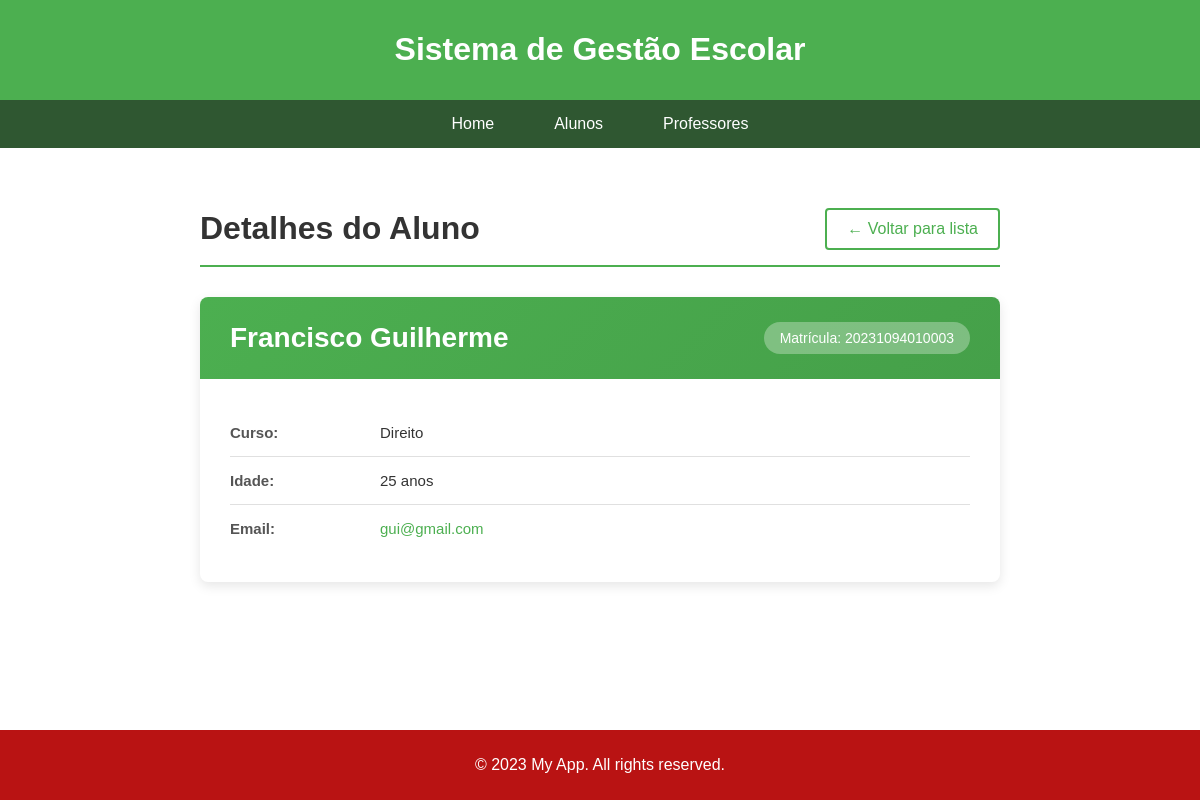
/alunos/3/, run on the app's committed database.
### alunos/models.py (models this page shows, shortened)
class Aluno(models.Model):
    matricula = models.CharField(max_length=20)
    nome = models.CharField(max_length=100)
    idade = models.IntegerField()
    curso = models.CharField(max_length=100)
    email = models.EmailField()
    created_at = models.DateTimeField(auto_now_add=True)
    updated_at = models.DateTimeField(auto_now=True)

### alunos/views.py (the view)
# urls.py: path('<int:id>/', views.aluno_detalhe, name='aluno_detalhe'),
def aluno_detalhe(request, id):
    aluno = get_object_or_404(Aluno, id=id)
    return render(
        request,'aluno/aluno_detail.html',{'aluno': aluno})

### alunos/templates/aluno/aluno_detail.html
{% extends "base.html" %}
{% load static %}
{% block extra_head %}
    <link rel="stylesheet" href="{% static 'css/alunos.css' %}">
{% endblock %}
{% block content %}
    <div class="detail-container">
        <div class="detail-header">
            <h1>Detalhes do Aluno</h1>
            <a href="{% url 'alunos:alunos_list' %}" class="btn-back">← Voltar para lista</a>
        </div>
        <div class="detail-card">
            <div class="card-header">
                <h2>{{ aluno.nome }}</h2>
                <span class="badge">Matrícula: {{ aluno.matricula }}</span>
            </div>
            <div class="card-body">
                <div class="info-row">
                    <span class="info-label">Curso:</span>
                    <span class="info-value">{{ aluno.curso }}</span>
                </div>
                <div class="info-row">
                    <span class="info-label">Idade:</span>
                    <span class="info-value">{{ aluno.idade }} anos</span>
                </div>
                <div class="info-row">
                    <span class="info-label">Email:</span>
                    <span class="info-value"><a href="mailto:{{ aluno.email }}">{{ aluno.email }}</a></span>
                </div>
            </div>
        </div>
    </div>
{% endblock %}

### static/css/style.css (style rules this page uses)
html { height: 100%; }
body { margin: 0; padding: 0; font-family: Arial, sans-serif; min-height: 100%; display: flex; flex-direction: column; }

### alunos/static/css/alunos.css (style rules this page uses)
.detail-container { max-width: 800px; margin: 20px auto; padding: 20px; }
.detail-header { display: flex; justify-content: space-between; align-items: center; margin-bottom: 30px; padding-bottom: 15px; border-bottom: 2px solid #4CAF50; }
.detail-header h1 { margin: 0; color: #333; }
.btn-back { color: #4CAF50; text-decoration: none; font-weight: 500; padding: 10px 20px; border: 2px solid #4CAF50; border-radius: 4px; transition: all 0.3s ease; display: inline-block; }
.detail-card { background-color: #fff; border-radius: 8px; box-shadow: 0 4px 12px rgba(0, 0, 0, 0.1); overflow: hidden; }
.card-header { background: linear-gradient(135deg, #4CAF50 0%, #45a049 100%); color: white; padding: 25px 30px; display: flex; justify-content: space-between; align-items: center; }
.card-header h2 { margin: 0; font-size: 28px; font-weight: 600; }
.badge { background-color: rgba(255, 255, 255, 0.3); padding: 8px 16px; border-radius: 20px; font-size: 14px; font-weight: 500; }
.card-body { padding: 30px; }
.info-row { display: flex; padding: 15px 0; border-bottom: 1px solid #e0e0e0; }
.info-row:last-child { border-bottom: none; }
.info-label { flex: 0 0 150px; font-weight: 600; color: #555; font-size: 15px; }
.info-value { flex: 1; color: #333; font-size: 15px; }
.info-value a { color: #4CAF50; text-decoration: none; transition: color 0.3s ease; }

### data on the page
Aluno: nome "Francisco Guilherme", matricula "20231094010003", curso "Direito", idade "25", email "gui@gmail.com"
